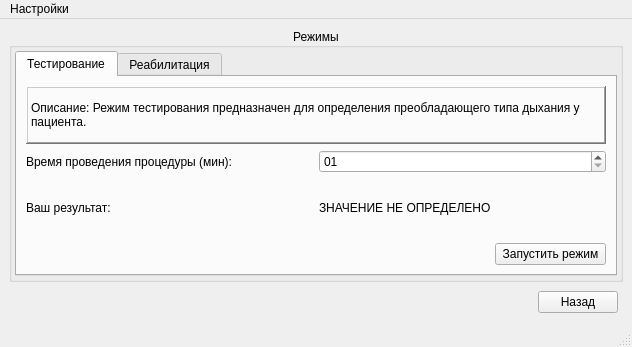
<?xml version="1.0" encoding="UTF-8"?>
<ui version="4.0">
 <class>MainWindow</class>
 <widget class="QMainWindow" name="MainWindow">
  <property name="geometry">
   <rect>
    <x>0</x>
    <y>0</y>
    <width>632</width>
    <height>347</height>
   </rect>
  </property>
  <property name="minimumSize">
   <size>
    <width>632</width>
    <height>347</height>
   </size>
  </property>
  <property name="maximumSize">
   <size>
    <width>632</width>
    <height>347</height>
   </size>
  </property>
  <property name="windowTitle">
   <string>DevirtaPics. v.0.0.1</string>
  </property>
  <widget class="QWidget" name="centralwidget">
   <layout class="QVBoxLayout" name="verticalLayout_2">
    <item>
     <widget class="QGroupBox" name="groupBox">
      <property name="title">
       <string>Режимы</string>
      </property>
      <property name="alignment">
       <set>Qt::AlignCenter</set>
      </property>
      <layout class="QVBoxLayout" name="verticalLayout">
       <property name="leftMargin">
        <number>3</number>
       </property>
       <property name="topMargin">
        <number>3</number>
       </property>
       <property name="rightMargin">
        <number>3</number>
       </property>
       <property name="bottomMargin">
        <number>3</number>
       </property>
       <item>
        <widget class="QTabWidget" name="tabWidget">
         <property name="currentIndex">
          <number>0</number>
         </property>
         <widget class="QWidget" name="testing_tab">
          <attribute name="title">
           <string>Тестирование</string>
          </attribute>
          <layout class="QVBoxLayout" name="verticalLayout_3">
           <item>
            <widget class="QLabel" name="label_2">
             <property name="frameShape">
              <enum>QFrame::WinPanel</enum>
             </property>
             <property name="frameShadow">
              <enum>QFrame::Raised</enum>
             </property>
             <property name="text">
              <string>Описание: Режим тестирования предназначен для определения преобладающего типа дыхания у пациента. </string>
             </property>
             <property name="wordWrap">
              <bool>true</bool>
             </property>
            </widget>
           </item>
           <item>
            <layout class="QHBoxLayout" name="horizontalLayout_2">
             <item>
              <widget class="QLabel" name="label">
               <property name="text">
                <string>Время проведения процедуры (мин):</string>
               </property>
              </widget>
             </item>
             <item>
              <widget class="QTimeEdit" name="testing_time">
               <property name="maximumTime">
                <time>
                 <hour>1</hour>
                 <minute>59</minute>
                 <second>0</second>
                </time>
               </property>
               <property name="minimumTime">
                <time>
                 <hour>0</hour>
                 <minute>1</minute>
                 <second>0</second>
                </time>
               </property>
               <property name="displayFormat">
                <string>mm</string>
               </property>
               <property name="calendarPopup">
                <bool>false</bool>
               </property>
              </widget>
             </item>
            </layout>
           </item>
           <item>
            <layout class="QHBoxLayout" name="horizontalLayout_3">
             <item>
              <widget class="QLabel" name="label_3">
               <property name="text">
                <string>Ваш результат:</string>
               </property>
              </widget>
             </item>
             <item>
              <widget class="QLabel" name="domin_bt_val">
               <property name="text">
                <string>ЗНАЧЕНИЕ НЕ ОПРЕДЕЛЕНО</string>
               </property>
              </widget>
             </item>
            </layout>
           </item>
           <item>
            <layout class="QHBoxLayout" name="horizontalLayout_4">
             <item>
              <spacer name="horizontalSpacer_2">
               <property name="orientation">
                <enum>Qt::Horizontal</enum>
               </property>
               <property name="sizeHint" stdset="0">
                <size>
                 <width>40</width>
                 <height>20</height>
                </size>
               </property>
              </spacer>
             </item>
             <item>
              <widget class="QPushButton" name="start_test_btn">
               <property name="text">
                <string> Запустить режим </string>
               </property>
              </widget>
             </item>
            </layout>
           </item>
          </layout>
         </widget>
         <widget class="QWidget" name="rehab_tab">
          <attribute name="title">
           <string>Реабилитация</string>
          </attribute>
          <layout class="QVBoxLayout" name="verticalLayout_4">
           <item>
            <widget class="QLabel" name="label_5">
             <property name="frameShape">
              <enum>QFrame::WinPanel</enum>
             </property>
             <property name="frameShadow">
              <enum>QFrame::Raised</enum>
             </property>
             <property name="text">
              <string>Описание: Режим реабилитации позволяет отслеживать типы дыхания у пациентов для процесса реабилитации (изменения) типа дыхания пациента.</string>
             </property>
             <property name="wordWrap">
              <bool>true</bool>
             </property>
            </widget>
           </item>
           <item>
            <layout class="QHBoxLayout" name="horizontalLayout_9">
             <item>
              <layout class="QHBoxLayout" name="horizontalLayout_6">
               <item>
                <widget class="QLabel" name="label_6">
                 <property name="text">
                  <string>Брюшное:</string>
                 </property>
                </widget>
               </item>
               <item>
                <widget class="QLabel" name="stom_br_val">
                 <property name="text">
                  <string>НЕ ОПРЕДЕЛЕНО</string>
                 </property>
                </widget>
               </item>
              </layout>
             </item>
             <item>
              <layout class="QHBoxLayout" name="horizontalLayout_7">
               <item>
                <widget class="QLabel" name="label_7">
                 <property name="text">
                  <string>Грудное:</string>
                 </property>
                </widget>
               </item>
               <item>
                <widget class="QLabel" name="chest_br_val">
                 <property name="text">
                  <string>НЕ ОПРЕДЕЛЕНО</string>
                 </property>
                </widget>
               </item>
              </layout>
             </item>
             <item>
              <layout class="QHBoxLayout" name="horizontalLayout_8">
               <item>
                <widget class="QLabel" name="label_8">
                 <property name="text">
                  <string>Смешанное:</string>
                 </property>
                </widget>
               </item>
               <item>
                <widget class="QLabel" name="mix_br_val">
                 <property name="text">
                  <string>НЕ ОПРЕДЕЛЕНО</string>
                 </property>
                </widget>
               </item>
              </layout>
             </item>
            </layout>
           </item>
           <item>
            <layout class="QHBoxLayout" name="horizontalLayout_5">
             <item>
              <spacer name="horizontalSpacer_3">
               <property name="orientation">
                <enum>Qt::Horizontal</enum>
               </property>
               <property name="sizeHint" stdset="0">
                <size>
                 <width>40</width>
                 <height>20</height>
                </size>
               </property>
              </spacer>
             </item>
             <item>
              <widget class="QPushButton" name="start_rehab_btn">
               <property name="text">
                <string> Запустить режим </string>
               </property>
              </widget>
             </item>
            </layout>
           </item>
          </layout>
         </widget>
        </widget>
       </item>
      </layout>
     </widget>
    </item>
    <item>
     <layout class="QHBoxLayout" name="horizontalLayout">
      <property name="leftMargin">
       <number>3</number>
      </property>
      <property name="topMargin">
       <number>3</number>
      </property>
      <property name="rightMargin">
       <number>5</number>
      </property>
      <property name="bottomMargin">
       <number>3</number>
      </property>
      <item>
       <spacer name="horizontalSpacer">
        <property name="orientation">
         <enum>Qt::Horizontal</enum>
        </property>
        <property name="sizeHint" stdset="0">
         <size>
          <width>40</width>
          <height>20</height>
         </size>
        </property>
       </spacer>
      </item>
      <item>
       <widget class="QPushButton" name="back_btn">
        <property name="text">
         <string>Назад</string>
        </property>
       </widget>
      </item>
     </layout>
    </item>
   </layout>
  </widget>
  <widget class="QMenuBar" name="menubar">
   <property name="geometry">
    <rect>
     <x>0</x>
     <y>0</y>
     <width>632</width>
     <height>21</height>
    </rect>
   </property>
   <widget class="QMenu" name="settings">
    <property name="title">
     <string>Настройки</string>
    </property>
    <widget class="QMenu" name="camera_s">
     <property name="title">
      <string>Камера</string>
     </property>
     <addaction name="check_cam"/>
     <addaction name="restart_cam"/>
    </widget>
    <widget class="QMenu" name="detection_s">
     <property name="title">
      <string>Настройки распознавания</string>
     </property>
     <addaction name="graph_s"/>
     <addaction name="analyser_s"/>
    </widget>
    <addaction name="camera_s"/>
    <addaction name="detection_s"/>
   </widget>
   <addaction name="settings"/>
  </widget>
  <widget class="QStatusBar" name="statusbar">
   <property name="styleSheet">
    <string notr="true"/>
   </property>
  </widget>
  <action name="action">
   <property name="text">
    <string>Проверить камеру</string>
   </property>
  </action>
  <action name="action_2">
   <property name="text">
    <string>Перезагрузить камеру</string>
   </property>
  </action>
  <action name="check_cam">
   <property name="text">
    <string>Проверить камеру</string>
   </property>
  </action>
  <action name="restart_cam">
   <property name="text">
    <string>Переподключить камеру</string>
   </property>
  </action>
  <action name="graph_s">
   <property name="text">
    <string>Настройки графика</string>
   </property>
  </action>
  <action name="analyser_s">
   <property name="text">
    <string>Настройки анализатора</string>
   </property>
  </action>
 </widget>
 <resources/>
 <connections/>
</ui>
